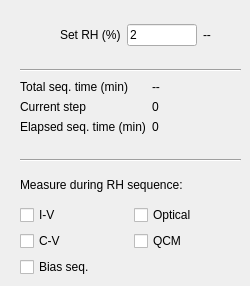
     <widget class="QWidget" name="tab">
      <attribute name="title">
       <string>RH generator</string>
      </attribute>
      <widget class="Line" name="line_2">
       <property name="geometry">
        <rect>
         <x>20</x>
         <y>150</y>
         <width>221</width>
         <height>20</height>
        </rect>
       </property>
       <property name="orientation">
        <enum>Qt::Horizontal</enum>
       </property>
      </widget>
      <widget class="QWidget" name="verticalLayoutWidget">
       <property name="geometry">
        <rect>
         <x>20</x>
         <y>170</y>
         <width>221</width>
         <height>107</height>
        </rect>
       </property>
       <layout class="QVBoxLayout" name="verticalLayout">
        <item>
         <widget class="QLabel" name="measure_during_seq_label">
          <property name="text">
           <string>Measure during RH sequence:</string>
          </property>
         </widget>
        </item>
        <item>
         <layout class="QGridLayout" name="gridLayout">
          <item row="0" column="0">
           <widget class="QCheckBox" name="iv_rh_seq">
            <property name="text">
             <string>I-V</string>
            </property>
           </widget>
          </item>
          <item row="1" column="0">
           <widget class="QCheckBox" name="cv_rh_seq">
            <property name="text">
             <string>C-V</string>
            </property>
           </widget>
          </item>
          <item row="0" column="1">
           <widget class="QCheckBox" name="optical_rh_seq">
            <property name="text">
             <string>Optical</string>
            </property>
           </widget>
          </item>
          <item row="3" column="0">
           <widget class="QCheckBox" name="bs_rh_seq">
            <property name="text">
             <string>Bias seq.</string>
            </property>
           </widget>
          </item>
          <item row="1" column="1">
           <widget class="QCheckBox" name="qcm_rh_seq">
            <property name="text">
             <string>QCM</string>
            </property>
           </widget>
          </item>
         </layout>
        </item>
       </layout>
      </widget>
      <widget class="QWidget" name="gridLayoutWidget_7">
       <property name="geometry">
        <rect>
         <x>60</x>
         <y>20</y>
         <width>165</width>
         <height>31</height>
        </rect>
       </property>
       <layout class="QGridLayout" name="gridLayout_2">
        <item row="0" column="0">
         <widget class="QLabel" name="set_flowcell_label">
          <property name="text">
           <string>Set RH (%)</string>
          </property>
         </widget>
        </item>
        <item row="0" column="2">
         <widget class="QLabel" name="rh_display">
          <property name="text">
           <string>--    </string>
          </property>
         </widget>
        </item>
        <item row="0" column="1">
         <widget class="QLineEdit" name="set_rh">
          <property name="text">
           <string>2</string>
          </property>
         </widget>
        </item>
       </layout>
      </widget>
      <widget class="QWidget" name="formLayoutWidget_3">
       <property name="geometry">
        <rect>
         <x>20</x>
         <y>80</y>
         <width>221</width>
         <height>71</height>
        </rect>
       </property>
       <layout class="QFormLayout" name="seq_indicator_grid">
        <item row="0" column="0">
         <widget class="QLabel" name="tot_seq_time_label">
          <property name="text">
           <string>Total seq. time (min)</string>
          </property>
          <property name="alignment">
           <set>Qt::AlignRight|Qt::AlignTrailing|Qt::AlignVCenter</set>
          </property>
         </widget>
        </item>
        <item row="0" column="1">
         <widget class="QLabel" name="tot_rh_seq_time">
          <property name="text">
           <string>--</string>
          </property>
         </widget>
        </item>
        <item row="1" column="0">
         <widget class="QLabel" name="current_step_label">
          <property name="text">
           <string>Current step</string>
          </property>
          <property name="alignment">
           <set>Qt::AlignRight|Qt::AlignTrailing|Qt::AlignVCenter</set>
          </property>
         </widget>
        </item>
        <item row="1" column="1">
         <widget class="QLabel" name="rh_seq_step">
          <property name="text">
           <string>0</string>
          </property>
         </widget>
        </item>
        <item row="2" column="0">
         <widget class="QLabel" name="elapsed_seq_time_label">
          <property name="text">
           <string>Elapsed seq. time (min)</string>
          </property>
         </widget>
        </item>
        <item row="2" column="1">
         <widget class="QLabel" name="elapsed_rh_seq_time">
          <property name="text">
           <string>0</string>
          </property>
         </widget>
        </item>
       </layout>
      </widget>
      <widget class="Line" name="line">
       <property name="geometry">
        <rect>
         <x>20</x>
         <y>60</y>
         <width>221</width>
         <height>20</height>
        </rect>
       </property>
       <property name="orientation">
        <enum>Qt::Horizontal</enum>
       </property>
      </widget>
     </widget>
